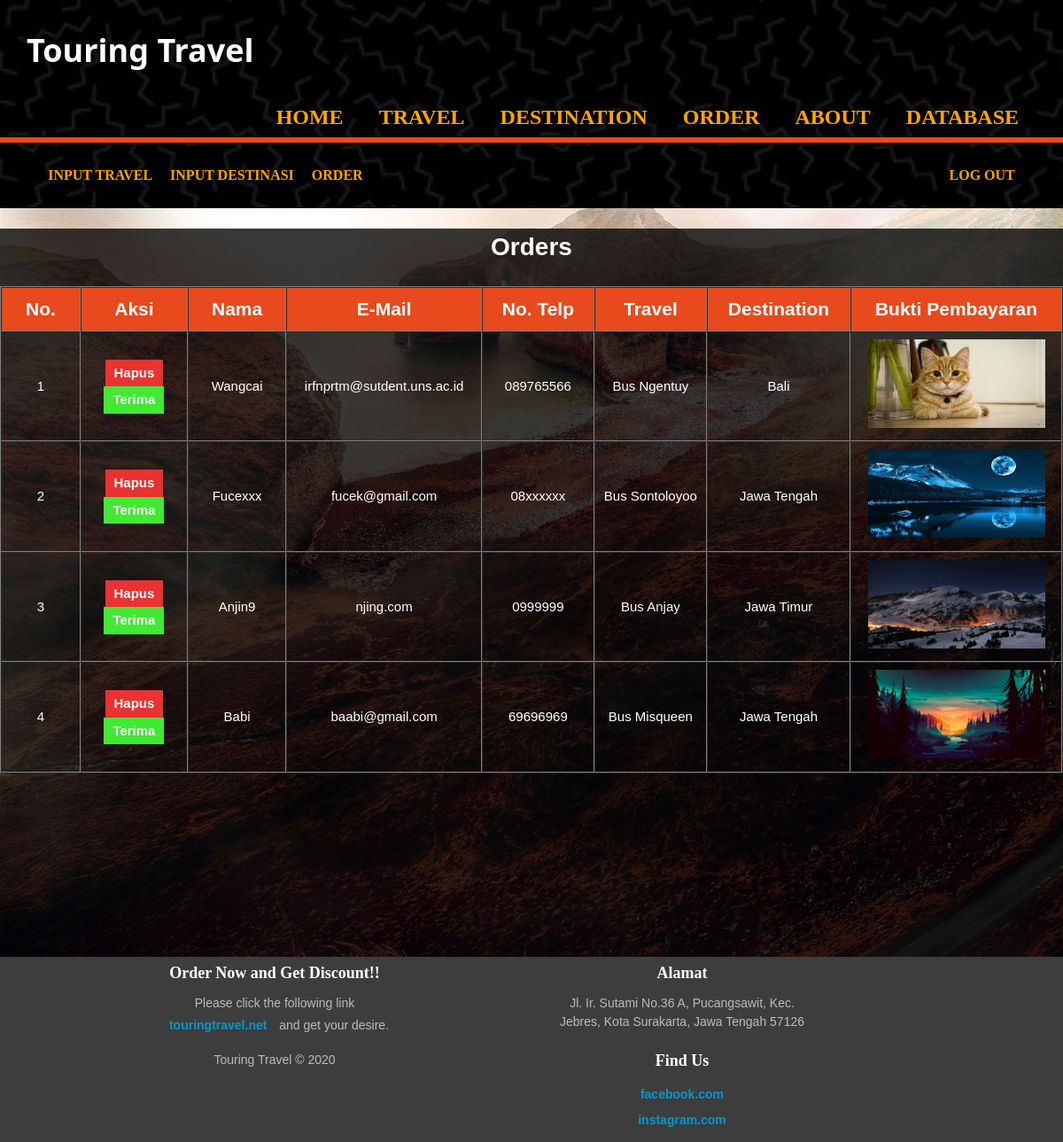
The page /hasilorder.php (signed in) on the database its author committed.
### tables this page shows
CREATE TABLE `orders` (
  `nama` varchar(100) NOT NULL,
  `email` varchar(100) NOT NULL,
  `telp` varchar(100) NOT NULL,
  `travel` varchar(100) NOT NULL,
  `destinasi` varchar(100) NOT NULL,
  `gambar` varchar(100) NOT NULL
);

### hasilorder.php (the view, shortened to what this page needs)
<?php
require('database.php');
extract($_POST);
$sql = "SELECT * FROM orders";
$result = mysqli_query($conn,$sql);
?>
<!DOCTYPE html>
<html lang="en">
<head>
    <link rel="stylesheet" href="style2.css">
</head>
<body>
    <header>
        <div class="container">
            <div id="branding">
                <h1>Touring Travel</h1>
            </div>
            <nav>
                <ul>
                    <li><a href="index.php">Home</a></li>
                    <li><a href="travel.php">Travel</a></li>
                    <li><a href="destination.php">Destination</a></li>
                    <li><a href="order.php">Order</a></li>
                    <li><a href="about.php">About</a></li>
                    <li><a href="hasil.php">Database</a></li>
                </ul>
            </nav>
        </div>
    </header>
    <section id="newsletter">
		<div class="container">
            <div class="database">
                <li><a href="daftar.php">Input Travel</a></li>
                <li><a href="daftar2.php">Input Destinasi</a></li>
                <li><a href="hasilorder.php">Order</a></li>
                <li style="float:right"><a href="logout.php">Log Out</a></li>
            </div>
		</div>
    </section>
    <div id="wrapper">
        <section id="boxes" class="tabel">
        <div class="hasil">
            <h1>Orders</h1>
            <table  border="1" cellpadding="8" cellspacing="0">
                <thead>
                    <tr>
                        <th>No.</th>
                        <th>Aksi</th>
                        <th>Nama</th>
                        <th>E-Mail</th>
                        <th>No. Telp</th>
                        <th>Travel</th>
                        <th>Destination</th>
                        <th>Bukti Pembayaran</th>
                    </tr>
                </thead>
                <tbody>
                    <?php $i=1; ?>
                    <?php while($row=mysqli_fetch_array($result)) :?>
                        <tr>
                            <td align="center"><?= $i; ?></td>
                            <td>
                                <a href="hapusorder.php?target=<?= $row['telp'] ?>" id="hapus">Hapus</a>
                                <a href="#" id="edit">Terima</a>
                            </td>
                            <td><?= $row['nama'] ?></td>
                            <td><?= $row['email'] ?></td>
                            <td><?= $row['telp'] ?></td>
                            <td><?= $row['travel'] ?></td>
                            <td><?= $row['destinasi'] ?></td>
                            <td><img src="uploads/<?= $row['gambar'] ?>" width="200px" height="100px"></td>
                        </tr>
                    <?php $i++;?>
                    <?php endwhile; ?>
                </tbody>
            </table>
    <br><br><br><br><br><br><br><br><br>
    <footer>
		<div id="column">
			<h2>Order Now and Get Discount!!</h2>
			Please click the following link <a href="#">touringtravel.net</a> and get your desire.<br />
			<p>Touring Travel &copy; 2020</p>
		</div>
		<div id="column">
			<h2>Alamat</h2>
			Jl. Ir. Sutami No.36 A, Pucangsawit, Kec. Jebres, Kota Surakarta, Jawa Tengah 57126
		</div>
		<div id="column">
			<h2>Find Us</h2>
            <a href="#">facebook.com</a><br>
            <a href="#">instagram.com</a>
		</div>
	</footer>
</body>
</html>

### style2.css (style rules this page uses)
body { font: 15px/1.5 Arial, Helvetica, sans-serif; padding: 0; margin: 0; background-image: url("img/bg.jpg"); background-size: auto; background-attachment: fixed; background-repeat: no-repeat; overflow-x: hidden; }
.container { width: 95%; margin: auto; overflow: hidden; }
header { background-image: url("img/head.png"); background-size: cover; background-position: center; color: #ffffff; padding-top: 30px; min-height: 70px; border-bottom: #e8491d 3px solid; }
header a { font-family: Shlop; color: orange; text-decoration: none; text-transform: uppercase; font-size: 24px; font-weight: bold; margin-bottom: 2px; }
header li { float: left; display: inline; padding: 5px 20px 5px 20px; }
header #branding { float:left; }
header #branding h1 { margin: 0; }
header nav { float:right; margin-top: 10px; }
header h1 { font-family: 'Segoe UI', Tahoma, Geneva, Verdana, sans-serif; font-size: 36px; color:white; font-weight: bold; }
#newsletter { font-family: Pieces; padding: 15px; color: White; background-image: url("img/head.png"); background-size: cover; background-position: center; border-top: #e8491d 3px solid; }
.database li { display: inline-block; float: left; padding: 10px; }
.database a { font-family: Shlop; color: orange; text-decoration: none; text-transform: uppercase; font-size: 16px; font-weight: bold; margin-bottom: 2px; }
footer #column { width: 300px; padding: 10px; margin-left: 140px; }
footer { float: left; background:#000000c2; width:100%; color:#BBBBBB; }
footer #column { width:280px; padding-left: 30px; float:left; font-size: 14px; }
footer #column h2 { margin:0px; margin-bottom: 10px; font-family: Cuprum; font-size: 18px; color: #FFFFFF; font-weight: bold; }
footer #column a { font-weight:bold; color:#0099CC; text-decoration: none; }
.tabel { background-color: rgba(0, 0, 0, 0.781); color: white; text-align: center; }
.tabel h1 { font-size: 28px; }
.hasil tr th { width: 400px; background-color: #e8491d; font-weight: bold; font-size: 21px; }
.hasil a { display: inline-block; text-decoration: none; padding: 4px; padding-left: 10px; padding-right: 10px; font-weight: bold; }
.hasil #edit { background-color: rgb(65, 233, 50); color: white; }
.hasil #hapus { background-color: rgb(233, 50, 50); color: white; }

### rows shown on the page
orders: nama "Wangcai", email "irfnprtm@sutdent.uns.ac.id", telp "089765566", travel "Bus Ngentuy", destinasi "Bali", gambar (picture)
orders: nama "Fucexxx", email "fucek@gmail.com", telp "08xxxxxx", travel "Bus Sontoloyoo", destinasi "Jawa Tengah", gambar (picture)
orders: nama "Anjin9", email "njing.com", telp "0999999", travel "Bus Anjay", destinasi "Jawa Timur", gambar (picture)
orders: nama "Babi", email "baabi@gmail.com", telp "69696969", travel "Bus Misqueen", destinasi "Jawa Tengah", gambar (picture)
